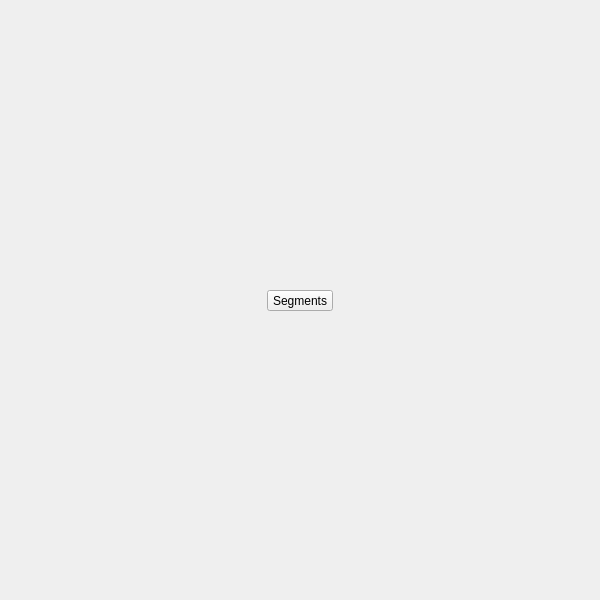
<?xml version="1.0" encoding="UTF-8"?>
<ui version="4.0">
 <class>QtUi</class>
 <widget class="QMainWindow" name="QtUi">
  <property name="geometry"><rect><x>0</x><y>0</y><width>600</width><height>600</height></rect></property>
  <property name="sizePolicy"><sizepolicy hsizetype="Ignored" vsizetype="Ignored"><horstretch>0</horstretch><verstretch>0</verstretch></sizepolicy></property>
  <property name="minimumSize"><size><width>0</width><height>0</height></size></property>
  <property name="maximumSize"><size><width>600</width><height>600</height></size></property>
  <property name="toolButtonStyle"><enum>Qt::ToolButtonIconOnly</enum></property>
  <property name="tabShape"><enum>QTabWidget::Triangular</enum></property>
  <property name="dockNestingEnabled"><bool>true</bool></property>
  <property name="dockOptions"><set>QMainWindow::AllowNestedDocks|QMainWindow::AllowTabbedDocks|QMainWindow::AnimatedDocks|QMainWindow::ForceTabbedDocks</set></property>
  <widget class="QWidget" name="widget">
   <property name="sizePolicy"><sizepolicy hsizetype="Ignored" vsizetype="Ignored"><horstretch>0</horstretch><verstretch>0</verstretch></sizepolicy></property>
   <widget class="MenuButton" name="b011">
    <property name="geometry">
     <rect><x>267</x><y>290</y><width>66</width><height>21</height></rect>
    </property>
    <property name="minimumSize"><size><width>0</width><height>21</height></size></property>
    <property name="maximumSize"><size><width>999</width><height>21</height></size></property>
    <property name="target"><string>segments</string></property>
    <property name="text"><string>Segments</string></property>
   </widget>
  </widget>
 </widget>
 <customwidgets>
  <customwidget><class>MenuButton</class><extends>QPushButton</extends><header>widgets.menubutton.h</header></customwidget>
 </customwidgets>
 <resources/>
 <connections/>
</ui>
